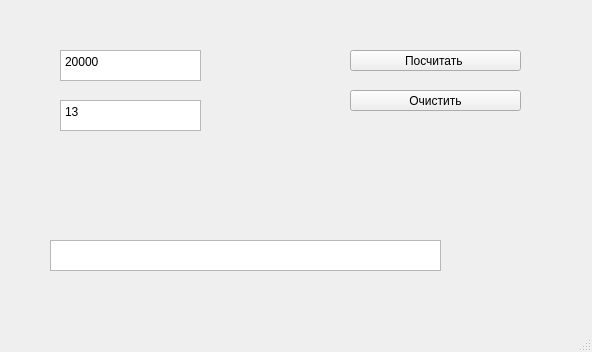
<?xml version="1.0" encoding="UTF-8"?>
<ui version="4.0">
 <class>MainWindow</class>
 <widget class="QMainWindow" name="MainWindow">
  <property name="geometry">
   <rect>
    <x>0</x>
    <y>0</y>
    <width>592</width>
    <height>352</height>
   </rect>
  </property>
  <property name="windowTitle">
   <string>MainWindow</string>
  </property>
  <widget class="QWidget" name="centralwidget">
   <widget class="QPushButton" name="calculateButton">
    <property name="geometry">
     <rect>
      <x>350</x>
      <y>50</y>
      <width>171</width>
      <height>21</height>
     </rect>
    </property>
    <property name="text">
     <string>Посчитать </string>
    </property>
   </widget>
   <widget class="QLabel" name="outputLabel">
    <property name="geometry">
     <rect>
      <x>60</x>
      <y>200</y>
      <width>411</width>
      <height>20</height>
     </rect>
    </property>
    <property name="text">
     <string/>
    </property>
   </widget>
   <widget class="QPushButton" name="clearButton">
    <property name="geometry">
     <rect>
      <x>350</x>
      <y>90</y>
      <width>171</width>
      <height>21</height>
     </rect>
    </property>
    <property name="text">
     <string>Очистить</string>
    </property>
   </widget>
   <widget class="QPlainTextEdit" name="plainTextEdit_tax">
    <property name="geometry">
     <rect>
      <x>60</x>
      <y>100</y>
      <width>141</width>
      <height>31</height>
     </rect>
    </property>
    <property name="plainText">
     <string>13</string>
    </property>
   </widget>
   <widget class="QPlainTextEdit" name="plainTextEdit_salary">
    <property name="geometry">
     <rect>
      <x>60</x>
      <y>50</y>
      <width>141</width>
      <height>31</height>
     </rect>
    </property>
    <property name="plainText">
     <string>20000</string>
    </property>
   </widget>
   <widget class="QTextEdit" name="textEdit">
    <property name="geometry">
     <rect>
      <x>50</x>
      <y>240</y>
      <width>391</width>
      <height>31</height>
     </rect>
    </property>
   </widget>
  </widget>
  <widget class="QMenuBar" name="menubar">
   <property name="geometry">
    <rect>
     <x>0</x>
     <y>0</y>
     <width>592</width>
     <height>32</height>
    </rect>
   </property>
  </widget>
  <widget class="QStatusBar" name="statusbar"/>
 </widget>
 <resources/>
 <connections/>
</ui>
